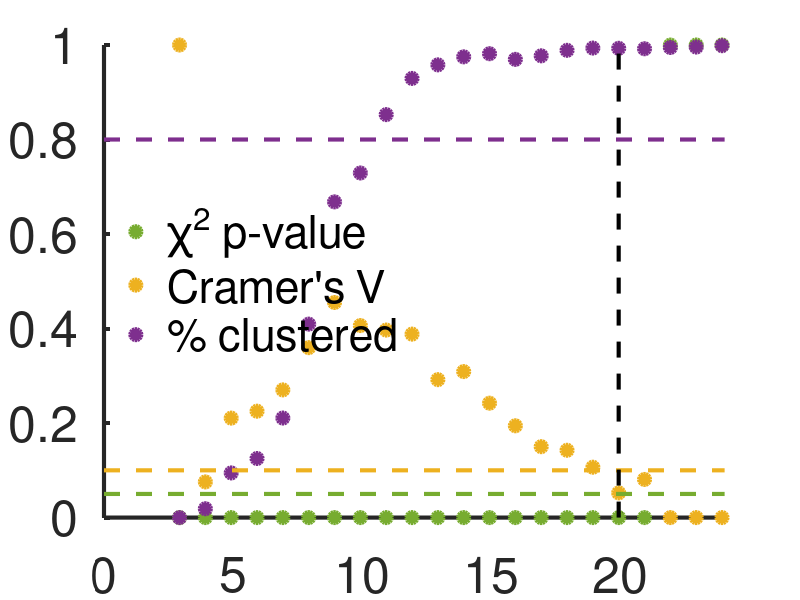
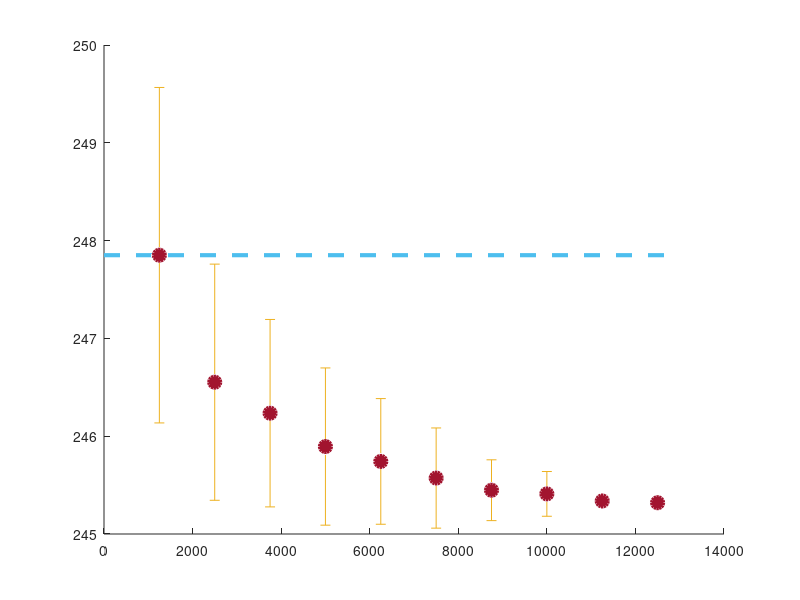

Source code (MATLAB) for these figures, in order: (Note: this script raises an error after producing the figures.)
clear all;
close all;

% Set colors ----------------------------------------------------

color1=[0, 0.4470, 0.7410];
color2=[0.8500, 0.3250, 0.0980];
color3=[0.9290, 0.6940, 0.1250];
color4=[0.4940, 0.1840, 0.5560];
color5=[0.4660, 0.6740, 0.1880];
color6=[0.3010, 0.7450, 0.9330];
color7=[0.6350, 0.0780, 0.1840];
color8=[160,  82,  45]/255;

blue1=[0,0,128]/255;
blue2=[65,105,225]/255;
blue3=[135,206,250]/255;

% ChiSquare ----------------------------------------------------------

Chi=importdata('snapshot_1_2min.ChiSquare_Grid_Stats.txt');
prec=importdata('snapshot_1_2min.Sampling_Precision_Stats.txt',' ',3);
prec=cell2mat(prec(3));
prec=str2num(prec);

x=[0;max(Chi(:,1))];
y_p=[0.05;0.05];
y_V=[0.1;0.1];
y_pop=[0.8;0.8];

y2=[0;1];
x2=[prec(1);prec(1)];

fig=figure('Renderer', 'painters', 'Position', [0 0 1000 525]);
hold on;
plot(Chi(:,1),Chi(:,2),'o','MarkerFaceColor',color5,'MarkerSize',8,'Linewidth',3,'Color',color5);
plot(Chi(:,1),Chi(:,3),'o','MarkerFaceColor',color3,'MarkerSize',8,'Linewidth',3,'Color',color3);
plot(Chi(:,1),Chi(:,4)./100,'o','MarkerFaceColor',color4,'MarkerSize',8,'Linewidth',3,'Color',color4);
plot(x,y_p,'--','MarkerFaceColor',color5,'MarkerSize',8,'Linewidth',3,'Color',color5);
plot(x,y_V,'--','MarkerFaceColor',color3,'MarkerSize',8,'Linewidth',3,'Color',color3);
plot(x,y_pop,'--','MarkerFaceColor',color4,'MarkerSize',8,'Linewidth',3,'Color',color4);
plot(x2,y2,'--k','MarkerSize',8,'Linewidth',3);
legend({' \chi^2 p-value',' Cramer''s V',' % clustered'},'location','west');
set(gca,'FontSize',36,'FontName','Helvetica','Linewidth',3);
axis([0 24 0 1]);
legend boxoff;
print(fig,'ChiSquare_v2.png','-dpng');

% Top score ----------------------------------------------------------

TopScore=importdata('snapshot_1_2min.Top_Score_Conv.txt');

y=[TopScore(1,2);TopScore(1,2)];
x=[0;13000];

fig=figure('Renderer', 'painters', 'Position', [0 0 1000 525]);
hold on;
plot(TopScore(:,1),TopScore(:,2),'o','MarkerFaceColor',color7,'MarkerSize',8,'Linewidth',3,'Color',color7);
plot(x,y,'--','MarkerFaceColor',color6,'MarkerSize',8,'Linewidth',3,'Color',color6);
errorbar(TopScore(:,1),TopScore(:,2),TopScore(:,3),'o','MarkerFaceColor',color7,'MarkerSize',8,'Linewidth',3,'Color',color7);
set(gca,'FontSize',36,'FontName','Helvetica','Linewidth',3);
% legend boxoff;
axis([0 13000 240 250]);
print(fig,'TopScore_v2.png','-dpng');

% Score histogram ----------------------------------------------------------

A=importdata('snapshot_1_2min.Score_Hist_A.txt');
B=importdata('snapshot_1_2min.Score_Hist_B.txt');

% Fill in 0 for preceeding and trailing entries in the histogram
N=max(size(A));
N2=max(size(B));
A2=zeros(N+2,2);
B2=zeros(N2+2,2);
dRA=A(2,1)-A(1,1);
A2(1,1)=A(1)-dRA;
dRB=B(2,1)-B(1,1);
B2(1,1)=B(1)-dRB;
A2(2:N+1,:)=A;
B2(2:N2+1,:)=B;
A2(N+2,1)=A(N)+dRA;
B2(N2+2,1)=B(N2)+dRB;



fig=figure('Renderer', 'painters', 'Position', [0 0 1000 525]);
hold on;
plot(A2(:,1),A2(:,2),'MarkerFaceColor',color1,'MarkerSize',8,'Linewidth',3,'Color',color1);
plot(B2(:,1),B2(:,2),'MarkerFaceColor',color2,'MarkerSize',8,'Linewidth',3,'Color',color2);
set(gca,'FontSize',36,'FontName','Helvetica','Linewidth',3);
legend({' Sample 1',' Sample 2'},'location','northeast');
legend boxoff;
axis([240 350 0 300]);
print(fig,'Score_dist_v2.png','-dpng');

% Cluster population bar graph --------------------------------------------

Pop=importdata('snapshot_1_2min.Cluster_Population.txt');

width=0.2;

fig=figure('Renderer', 'painters', 'Position', [0 0 1000 525]);
hold on;
bar(Pop(:,1)-width,Pop(:,2),2*width,'Linewidth',3,'FaceColor',color1,'EdgeColor','none');
bar(Pop(:,1)+width,Pop(:,3),2*width,'Linewidth',3,'FaceColor',color2,'EdgeColor','none');
set(gca,'FontSize',36,'FontName','Helvetica','Linewidth',3);
legend({' Sample 1',' Sample 2'},'location','northeast');
legend boxoff;
axis([-0.5 2.5 0 8000]);
xticks([0; 1; 2]);
xticklabels(['Cluster 0';'Cluster 1';'Cluster 2'])
print(fig,'Cluster_pop_v2.png','-dpng');
